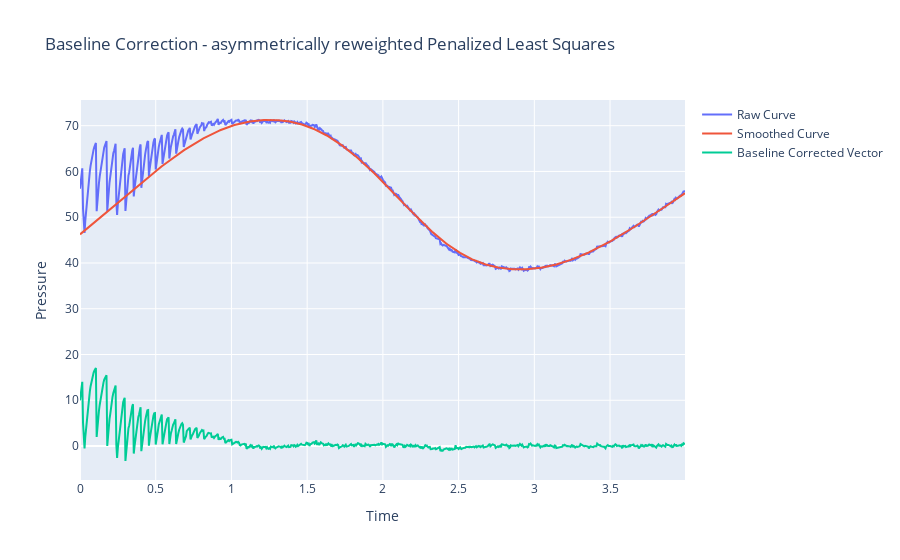

Write notebook code for a chart like this one.
### Code cell
"""
6. arPLS (asymmetrically reweighted Penalized Least Squares)
- fit a polynomial of degree <degree> to the original signal, to simulate a blank chromatogram and subtract it from the original signal 
"""
import numpy as np
from scipy.sparse import diags, identity, csc_matrix
from scipy.sparse.linalg import splu

def arPLS(y, smoothness=1e6, ratio=1e-5, max_iter=30):
    N = len(y)
    e = np.ones(N)

    # Sparse second derivative matrix D
    D = diags([e, -2*e, e], [0, 1, 2], shape=(N-2, N))
    H = smoothness * (D.T @ D)

    w = np.ones(N)
    for _ in range(max_iter):
        W = diags(w, 0)
        A = W + H
        lu = splu(A.tocsc())
        z = lu.solve(w * y)

        d = y - z
        dn = d[d < 0]
        m = dn.mean() if len(dn) > 0 else 0
        s = dn.std() if len(dn) > 0 else 1
        s = max(s, 1e-6)

        x = 2 * (d - (2 * s - m)) / s
        x = np.clip(x, -700, 700)
        wt = 1.0 / (1.0 + np.exp(x))

        if np.linalg.norm(w - wt) / (np.linalg.norm(w) + 1e-8) < ratio:
            break
        w = wt

    return z  # the estimated baseline


baseline = arPLS(pressure_vector)
# baseline correction by subtracting the smoothed vector from the original pressure vector
baseline_corrected_vector = pressure_vector - baseline
fig = go.Figure()
fig.add_trace(go.Scatter(x=time, y=pressure_vector, mode='lines', name='Raw Curve'))
fig.add_trace(go.Scatter(x=time, y=baseline, mode='lines', name='Smoothed Curve'))
fig.add_trace(go.Scatter(x=time, y=baseline_corrected_vector, mode='lines', name='Baseline Corrected Vector'))
fig.update_layout(title='Baseline Correction - asymmetrically reweighted Penalized Least Squares', xaxis_title='Time', yaxis_title='Pressure')
fig.show()
fig.write_image("dev/figures/fig_baseline_correction_arPLS.png", width=1100, height= 350, scale = 3)

### Figure 1 — Plotly figure (JSON) as saved in the notebook; plotly's stock layout.template omitted (floating-point values rounded to 4 significant figures; data arrays with more than 128 entries replaced by an {"elided": "..."} marker saying what was removed)
{"data": [{"mode": "lines", "name": "Raw Curve", "type": "scatter", "x": {"elided": "800 float values"}, "y": {"elided": "800 float values"}}, {"mode": "lines", "name": "Smoothed Curve", "type": "scatter", "x": {"elided": "800 float values"}, "y": {"elided": "800 float values"}}, {"mode": "lines", "name": "Baseline Corrected Vector", "type": "scatter", "x": {"elided": "800 float values"}, "y": {"elided": "800 float values"}}], "layout": {"title": {"text": "Baseline Correction - asymmetrically reweighted Penalized Least Squares"}, "xaxis": {"title": {"text": "Time"}}, "yaxis": {"title": {"text": "Pressure"}}}}
